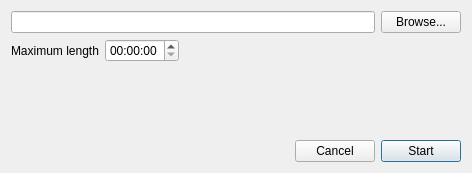
<?xml version="1.0" encoding="UTF-8"?>
<ui version="4.0">
 <class>RecoringDialog</class>
 <widget class="QDialog" name="RecoringDialog">
  <property name="geometry">
   <rect>
    <x>0</x>
    <y>0</y>
    <width>472</width>
    <height>173</height>
   </rect>
  </property>
  <property name="windowTitle">
   <string>Recording</string>
  </property>
  <layout class="QVBoxLayout" name="verticalLayout">
   <item>
    <layout class="QHBoxLayout" name="horizontalLayout_2">
     <item>
      <widget class="QLineEdit" name="lineEdit_path">
       <property name="readOnly">
        <bool>true</bool>
       </property>
      </widget>
     </item>
     <item>
      <widget class="QPushButton" name="pushButton_browse">
       <property name="text">
        <string>Browse...</string>
       </property>
      </widget>
     </item>
    </layout>
   </item>
   <item>
    <layout class="QHBoxLayout" name="horizontalLayout">
     <item>
      <widget class="QLabel" name="label">
       <property name="text">
        <string>Maximum length</string>
       </property>
      </widget>
     </item>
     <item>
      <widget class="QTimeEdit" name="timeEdit">
       <property name="displayFormat">
        <string>HH:mm:ss</string>
       </property>
      </widget>
     </item>
     <item>
      <spacer name="horizontalSpacer_2">
       <property name="orientation">
        <enum>Qt::Horizontal</enum>
       </property>
       <property name="sizeHint" stdset="0">
        <size>
         <width>40</width>
         <height>20</height>
        </size>
       </property>
      </spacer>
     </item>
    </layout>
   </item>
   <item>
    <spacer name="verticalSpacer">
     <property name="orientation">
      <enum>Qt::Vertical</enum>
     </property>
     <property name="sizeHint" stdset="0">
      <size>
       <width>20</width>
       <height>24</height>
      </size>
     </property>
    </spacer>
   </item>
   <item>
    <layout class="QHBoxLayout" name="horizontalLayout_3">
     <item>
      <spacer name="horizontalSpacer">
       <property name="orientation">
        <enum>Qt::Horizontal</enum>
       </property>
       <property name="sizeHint" stdset="0">
        <size>
         <width>40</width>
         <height>20</height>
        </size>
       </property>
      </spacer>
     </item>
     <item>
      <widget class="QPushButton" name="pushButton_2">
       <property name="text">
        <string>Cancel</string>
       </property>
      </widget>
     </item>
     <item>
      <widget class="QPushButton" name="pushButton">
       <property name="text">
        <string>Start</string>
       </property>
       <property name="default">
        <bool>true</bool>
       </property>
      </widget>
     </item>
    </layout>
   </item>
  </layout>
 </widget>
 <tabstops>
  <tabstop>lineEdit_path</tabstop>
  <tabstop>pushButton_browse</tabstop>
  <tabstop>timeEdit</tabstop>
 </tabstops>
 <resources/>
 <connections>
  <connection>
   <sender>pushButton_2</sender>
   <signal>clicked()</signal>
   <receiver>RecoringDialog</receiver>
   <slot>reject()</slot>
   <hints>
    <hint type="sourcelabel">
     <x>188</x>
     <y>261</y>
    </hint>
    <hint type="destinationlabel">
     <x>154</x>
     <y>264</y>
    </hint>
   </hints>
  </connection>
  <connection>
   <sender>pushButton</sender>
   <signal>clicked()</signal>
   <receiver>RecoringDialog</receiver>
   <slot>accept()</slot>
   <hints>
    <hint type="sourcelabel">
     <x>346</x>
     <y>261</y>
    </hint>
    <hint type="destinationlabel">
     <x>371</x>
     <y>261</y>
    </hint>
   </hints>
  </connection>
 </connections>
</ui>
